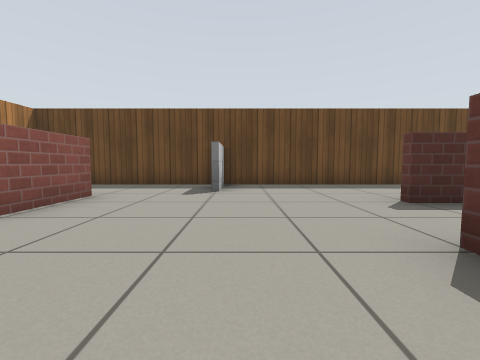
[1] (above)

16 first-person views from a walk through a world built for the Gazebo simulator. The camera is 0.57 m above the floor, tilts 4° down and sees 90° across. Floor lines are 1 m apart. The floor is counted in squares, 1 m on a side. Each view is taken from the middle of a square. On the plan, view 1 faces up. The plan holds only what a view shows up to about 9 squares ahead; the rest is blank. Simple patterns stand in for the simulator's built-in surfaces.

[2]
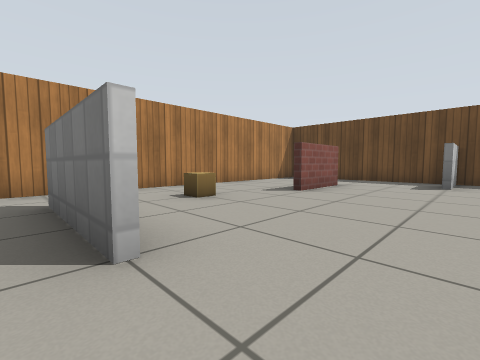

[3]
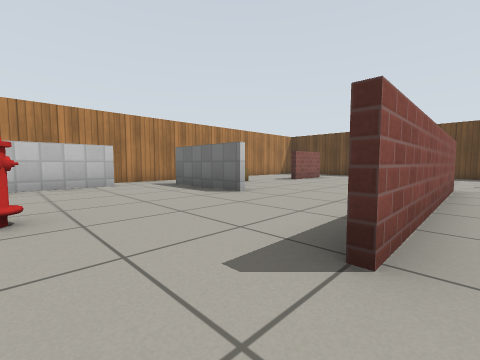

[4]
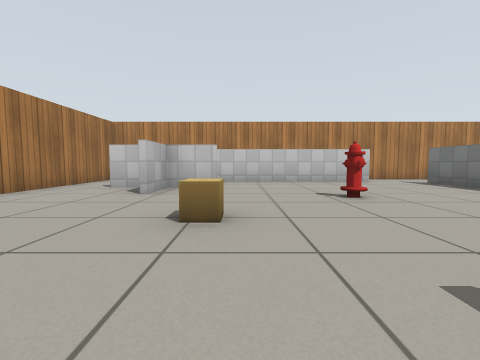

[5]
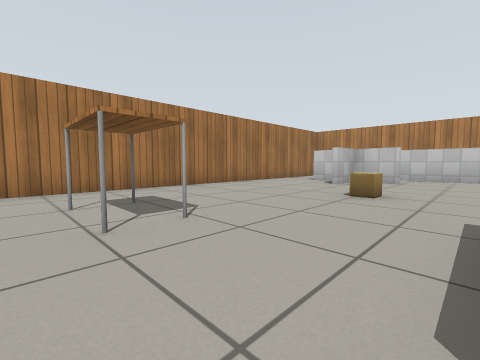

[6]
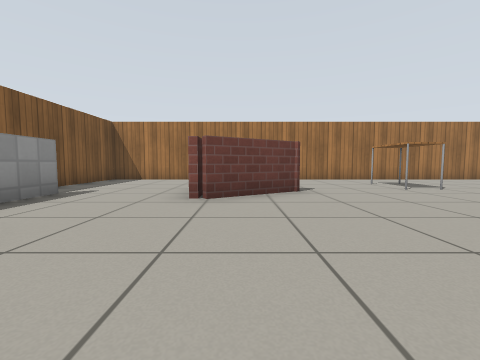

[7]
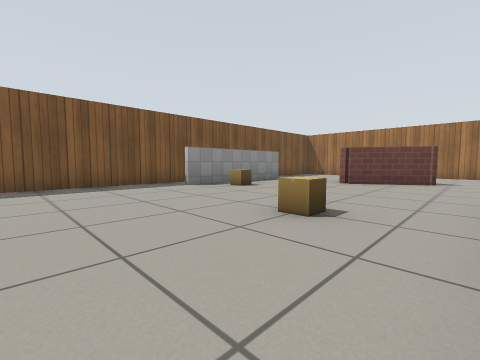

[8]
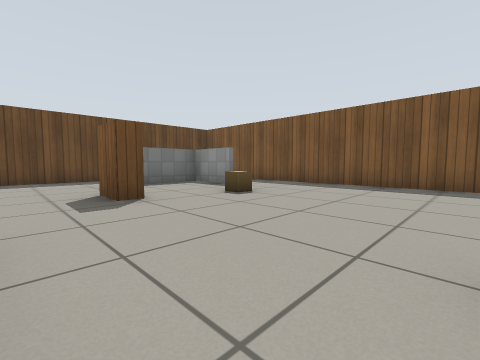

[9]
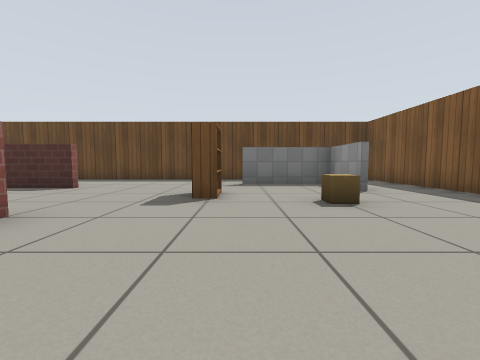

[10]
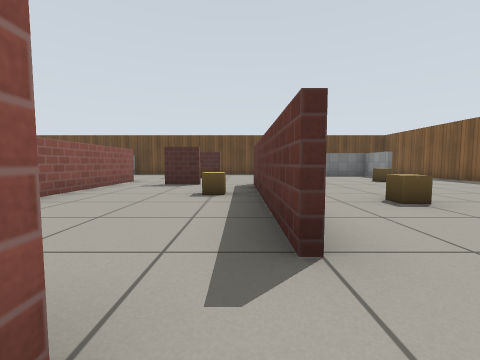

[11]
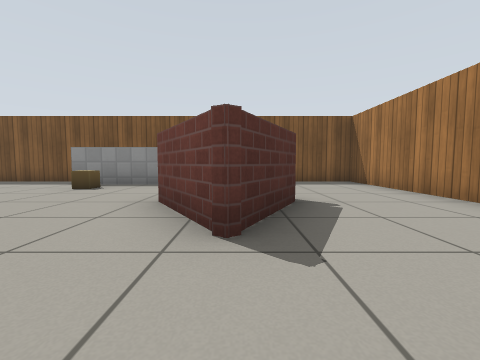

[12]
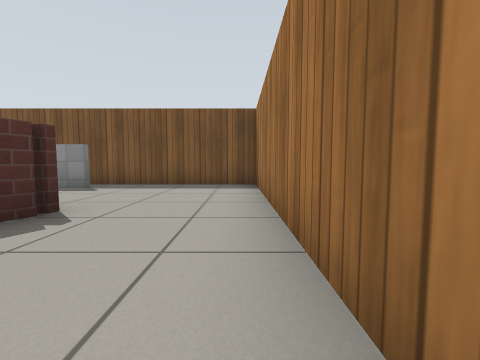

[13]
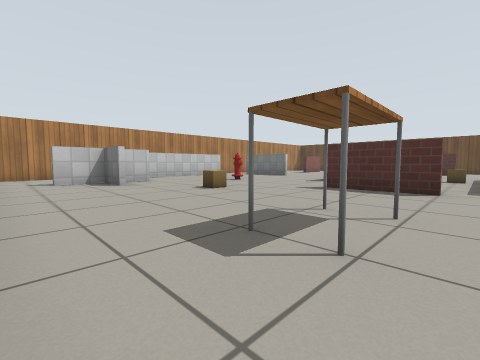

[14]
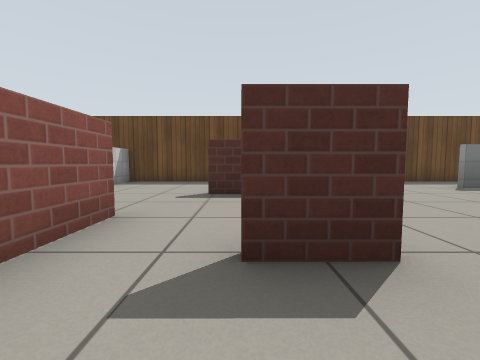

[15]
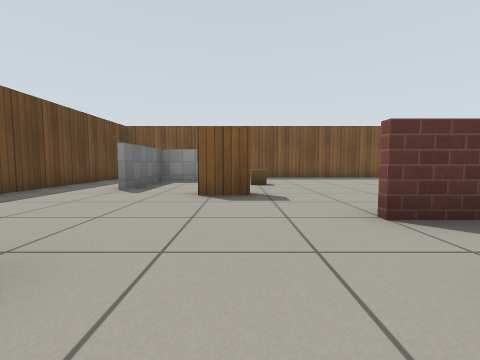

[16]
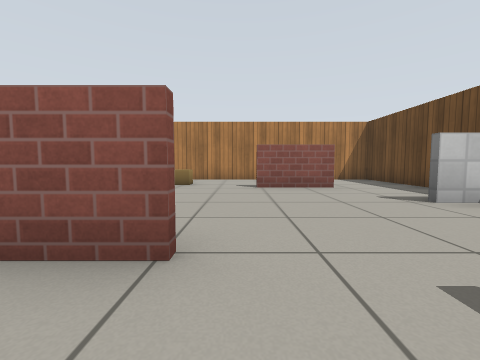

### Floor plan
Ten units are one square. View 1 is at (0, 0); x grows to the right and y downward. Boxes are objects, and circles mark ways between rooms. Rooms are numbered by the first view taken in them; rooms with no view inside come last. Other rooms are left out.
<svg viewBox="-59 -69 188 188">
<path fill="none" stroke="#000" d="M104 -28 104 -44 80 -44M-6 -64 -54 -64 -54 28M106 -64 -4 -64 -4 -48M78 72 86 67M124 41 124 -44M114 64 114 35M46 56 24 56M54 47 54 -6M-14 89 -26 89M-26 75 -26 101M-26 87 -14 87M86 89 68 79 78 72M87 89 87 68M-14 16 -40 16M-26 114 124 114 124 69M40 -3 30 -3M114 76 114 64M-44 29 -44 79M16 -16 16 38M118 -64 106 -64M124 -44 124 -64"/>
<rect x="-35" y="-5" width="10" height="10" fill="#bbb"><title>cardboard box</title></rect>
<rect x="-35" y="-45" width="10" height="20" fill="#bbb"><title>gate</title></rect>
<rect x="25" y="-35" width="20" height="10" fill="#bbb"><title>gate</title></rect>
<rect x="65" y="25" width="10" height="10" fill="#bbb"><title>cardboard box</title></rect>
<rect x="65" y="-25" width="10" height="10" fill="#bbb"><title>bookshelf</title></rect>
<rect x="85" y="-15" width="10" height="10" fill="#bbb"><title>cardboard box</title></rect>
<rect x="95" y="45" width="10" height="10" fill="#bbb"><title>cardboard box</title></rect>
<rect x="-15" y="45" width="10" height="10" fill="#bbb"><title>fire hydrant</title></rect>
<rect x="-5" y="65" width="10" height="10" fill="#bbb"><title>cardboard box</title></rect>
<rect x="35" y="75" width="10" height="10" fill="#bbb"><title>table</title></rect>
<rect x="45" y="15" width="10" height="10" fill="#bbb"><title>cardboard box</title></rect>
<circle cx="-40" cy="20" r="3" fill="#2a7"/>
<circle cx="-5" cy="20" r="3" fill="#2a7"/>
<circle cx="100" cy="70" r="3" fill="#2a7"/>
<circle cx="120" cy="40" r="3" fill="#2a7"/>
<circle cx="25" cy="-5" r="3" fill="#2a7"/>
<circle cx="40" cy="0" r="3" fill="#2a7"/>
<circle cx="55" cy="65" r="3" fill="#2a7"/>
<circle cx="115" cy="-35" r="3" fill="#2a7"/>
<circle cx="95" cy="-55" r="3" fill="#2a7"/>
<text x="40" y="-10">1</text>
<text x="30" y="70">2</text>
<text x="110" y="-60">3</text>
</svg>
Room 1 opens to room 2. Room 1 opens to room 3.

Where each view was taken, in squares from view 1:
view 1: 0 up, 0 right, facing up
view 2: 2 down, 0 right, facing up-left
view 3: 5 down, 2 right, facing up-left
view 4: 7 down, 3 right, facing left
view 5: 6 down, 5 right, facing down-left
view 6: 3 down, 8 right, facing down
view 7: 0 up, 6 right, facing down-right
view 8: 2 down, 6 right, facing up-right
view 9: 2 down, 8 right, facing up
view 10: 6 down, 5 right, facing up
view 11: 8 down, 5 right, facing right
view 12: 11 down, 6 right, facing right
view 13: 11 down, 5 right, facing up-left
view 14: 1 down, 3 right, facing up
view 15: 2 up, 3 right, facing right
view 16: 2 up, 3 right, facing left
